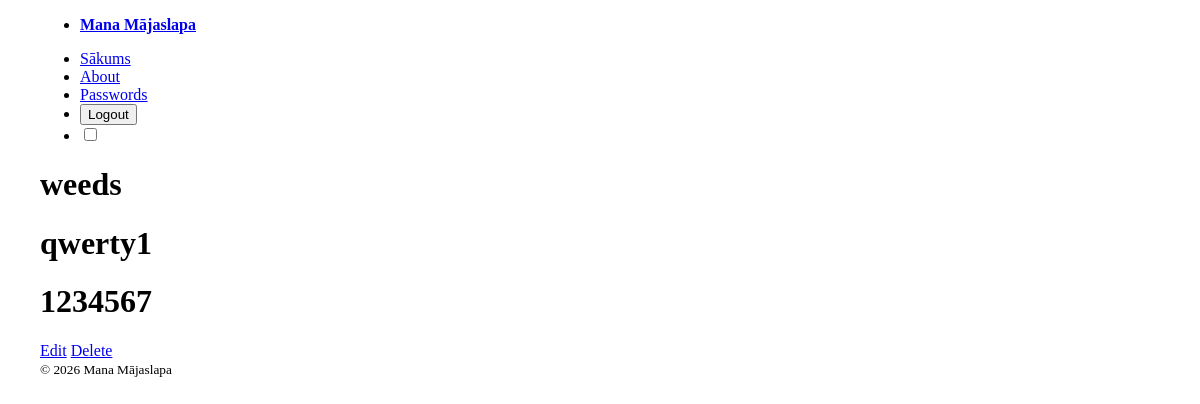
Screenshot of /password?id=3 (signed in) with the database file from the repository.
### tables this page shows
CREATE TABLE `passwords` (
  `id` int(11) NOT NULL,
  `name` varchar(255) NOT NULL,
  `login_data` text NOT NULL,
  `password` varchar(255) NOT NULL,
  `userID` int(11) DEFAULT NULL,
  `folder_id` int(11) DEFAULT NULL
);

### Core/functions.php (called while the page is built, shortened)
<?php
function base_path($path) {
    return BASE_PATH . $path;
}
function view($path, $attributes = [] ) {
    extract($attributes);
    require base_path("views/{$path}");
}

### Http/controllers/passwords/show.php (called while the page is built, shortened)
<?php
$db = App::resolve(Database::class);
$sql = "SELECT * FROM passwords WHERE id = :id";
$note = $db->query($sql, ['id' => $_GET['id']])->findOrFail();
view("passwords/showpassword.view.php", [
    'note' => $note
]);

### public/index.php (called while the page is built, shortened)
<?php
require BASE_PATH . 'Core/functions.php';
spl_autoload_register(function ($class) {
    $class = str_replace('\\', DIRECTORY_SEPARATOR, $class);
});
$router = new \Core\Router();
$path = parse_url($_SERVER['REQUEST_URI'], PHP_URL_PATH);
$method = $_POST['_method'] ?? $_SERVER['REQUEST_METHOD'];
require base_path('bootstrap.php');
$router->route($path, $method);

### Core/App.php (called while the page is built, shortened)
<?php
class App
{
    protected static $container;
    public static function setContainer ($container) {
        static::$container = $container;
    }
    public static function Container()
    {
        return static::$container;
    }
    public static function resolve($key) {
        return static::Container()->resolve($key);
    }
}

### Core/Container.php (called while the page is built, shortened)
<?php
class Container
{
    protected $bindings = [];
    public function bind($key, $resolver)
    {
        $this->bindings[$key] = $resolver;
    }
    public function resolve($key)
    {
        $resolver = $this->bindings[$key];
        return call_user_func($resolver);
    }
}

### config.php (called while the page is built)
<?php
return [
    'database' => [
        'host' => 'localhost',
        'port' => 3306,
        'dbname' => 'school_project',
        'charset' => 'utf8mb4'
    ]
];

### bootstrap.php (called while the page is built, shortened)
<?php
$container = new Container();
$container->bind('Core\Database', function () {
    $config = require base_path('config.php');
    return new Database($config['database']);
});

### Core/Database.php (called while the page is built, shortened)
<?php
class Database
{
    public $connection;
    public $statement;
    public function __construct($config, $username = 'root', $password = '')
    {
        $dns = 'mysql: ' . http_build_query($config, '', ';');
        $this->connection = new PDO($dns, $username, $password, [
            PDO::ATTR_DEFAULT_FETCH_MODE => PDO::FETCH_ASSOC
        ]);
    }
    public function query($query, $params = [])
    {
        $this->statement = $this->connection->prepare($query);
        $this->statement->execute($params);
        return $this;
    }
    public function find()
    {
        return $this->statement->fetch();
    }
    public function findOrFail(){
        $result = $this->find();
        return $result;
    }
}

### views/passwords/showpassword.view.php (the view)
<?php
require base_path("views/partials/header.php");
require base_path("views/partials/nav.php");
?>
<div class="container">
    <div>
        <h1><?= $note['name'] ?></h1>
        <h1><?= $note['login_data'] ?></h1>
        <h1><?= $note['password'] ?></h1>
    </div>
    <div class="buttons">
        <a href="/password/edit?id=<?= $note['id'] ?>">Edit</a>
        <a href="/password/popup?id=<?= $note['id'] ?>">Delete</a>
    </div>
</div>
<?php
require base_path("views/partials/footer.php");
?>

### Core/router.php (shortened to what this page needs)
<?php
class Router {
    protected $routes = [];
    public function add($uri, $controller, $method) {
        $this->routes[] = [
            'uri' => $uri,
            'controller' => $controller,
            'method' => $method,
            'middleware' => null
        ];
        return $this;
    }
    public function route($uri, $method) {
        foreach ($this->routes as $route) {
            if ($route['uri'] === $uri && $route['method'] === strtoupper($method)){
                return require base_path('Http/controllers/' . $route['controller']);
            }
        }
    }
    public function only($key)
    {
        $key_last = array_key_last($this->routes);
        $this->routes[$key_last]['middleware'] = $key;
    }
}

### views/partials/nav.php (shortened to what this page needs)
<header>
  <nav class="container">
    <ul>
      <li><a href="/"><strong>Mana Mājaslapa</strong></a></li>
    </ul>
    <ul>
      <li><a href="/">Sākums</a></li>
      <li><a href="/about">About</a></li>
      <?php if ($_SESSION['user'] ?? false) : ?>
      <li><a href="/passwords">Passwords</a></li>
      <?php endif; ?>
        <?php if ($_SESSION['user'] ?? false) : ?>
          <form action="/login" method="POST">
            <li><button class="register">Logout</button></li>
          </form>
        <?php else : ?>
          <li><a class="register" href="/register">Register</a></li>
        <?php endif; ?>
        <li>
          <label class="switch" title="Toggle theme">
            <input id="theme-switch" type="checkbox" role="switch" aria-label="Toggle theme">
          </label>
        </li>
    </ul>
  </nav>
</header>

### views/partials/footer.php
<footer class="container">
    <small>© 2026 Mana Mājaslapa</small>
</footer>
</body>
</html>

### public/style.css (style rules this page uses)
body { box-sizing: border-box; padding: 0 2rem; }

### rows the page displays
passwords: name "weeds", login_data "qwerty1", password "1234567"
